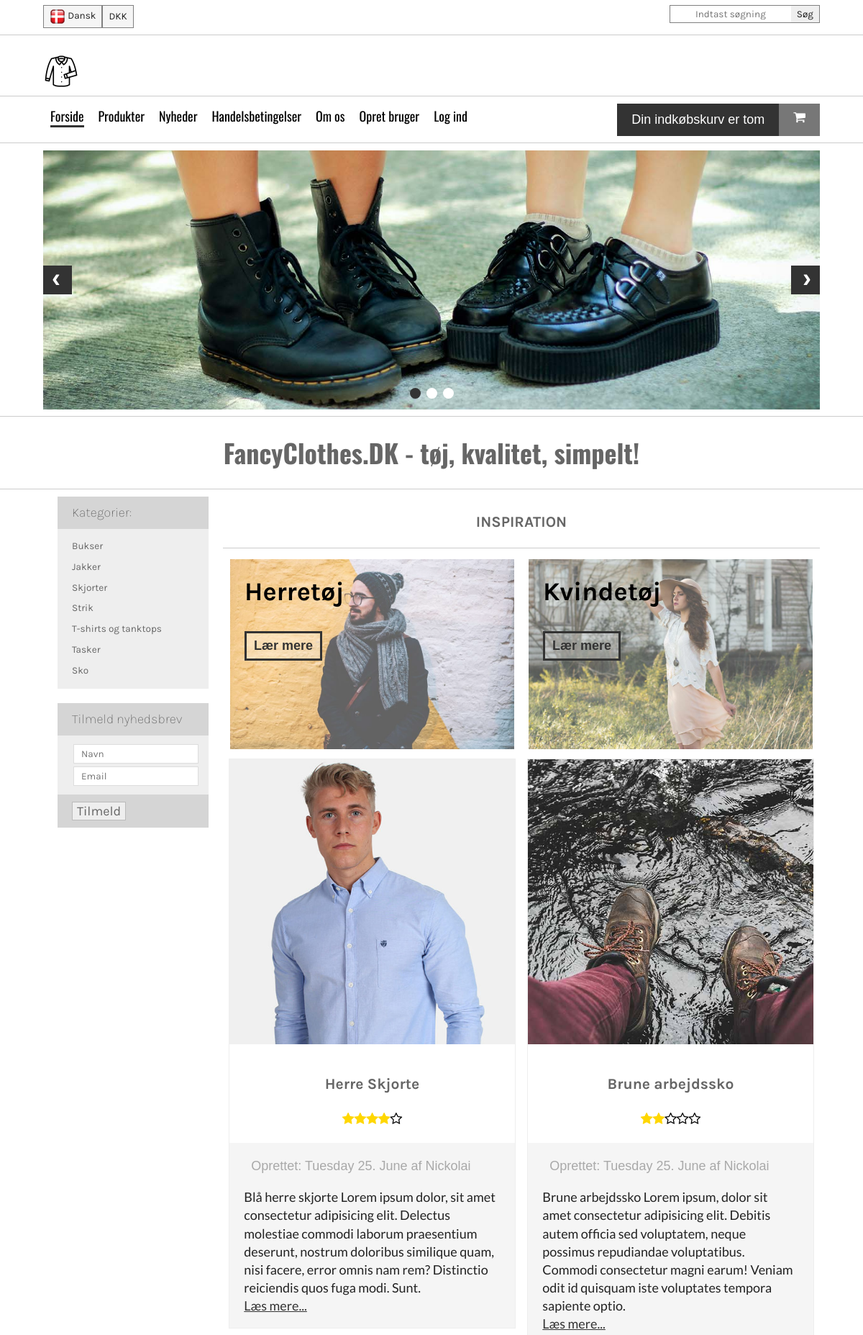
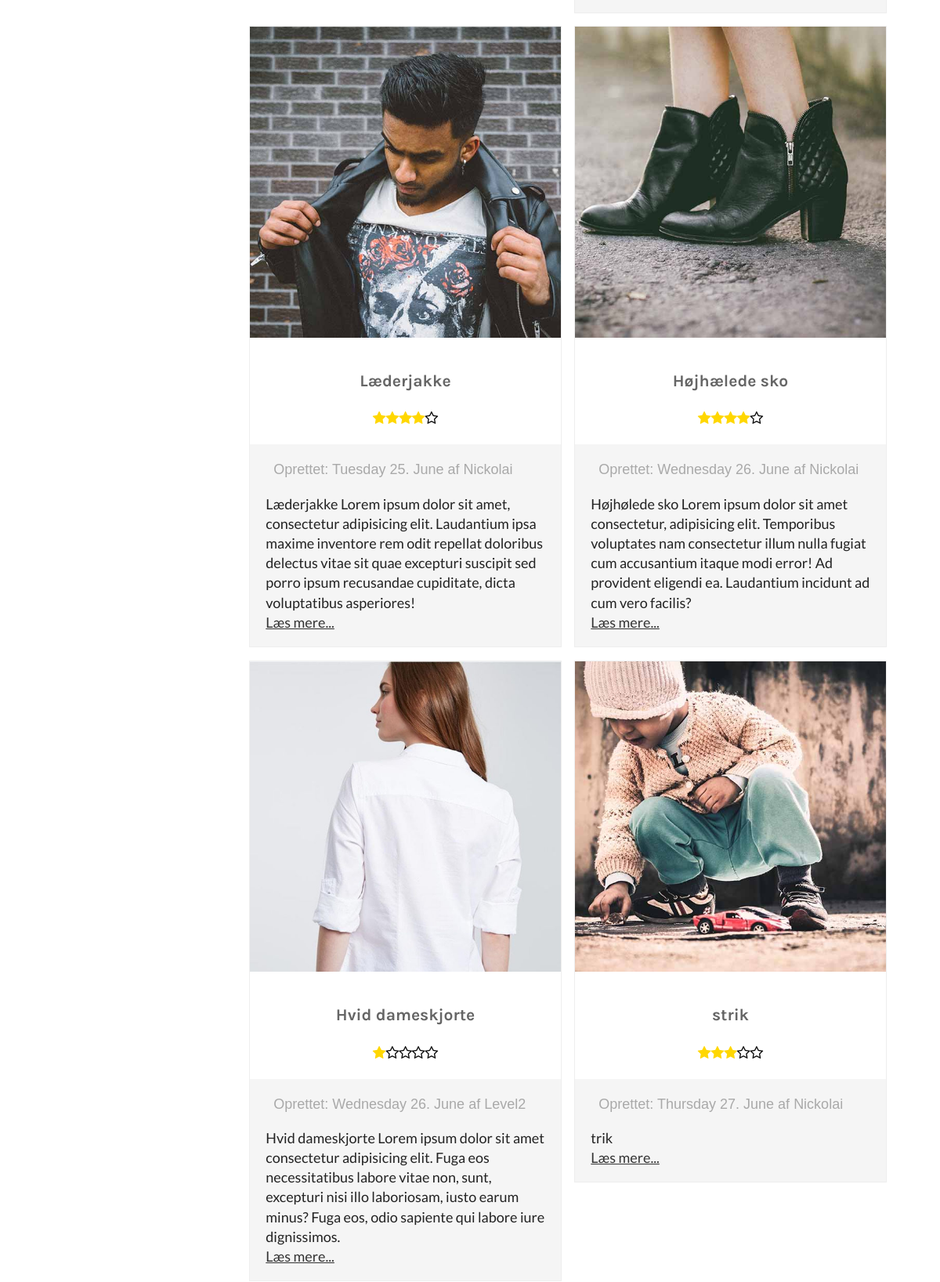
The page / (upper part) on the database its author committed (2 pictures, top to bottom).
### tables this page shows
CREATE TABLE `products` (
  `productId` int(5) NOT NULL,
  `heading` varchar(100) NOT NULL,
  `imgSrc` varchar(100) NOT NULL,
  `imgAlt` varchar(200) NOT NULL,
  `timestamp` int(10) NOT NULL,
  `content` varchar(5000) NOT NULL,
  `userId` int(5) NOT NULL,
  `stars` int(1) NOT NULL,
  `categoryId` int(5) NOT NULL,
  `price` double(10,2) NOT NULL
);

CREATE TABLE `users` (
  `userId` int(5) NOT NULL,
  `username` varchar(50) NOT NULL,
  `password` varchar(50) NOT NULL,
  `accessLevel` int(1) NOT NULL,
  `email` varchar(100) NOT NULL
);

### assets/getCategories.php (called while the page is built, shortened)
<?php
require_once "connect.php";
$statement = $dbh->prepare("SELECT * FROM categories");
$statement->execute();
while ($row = $statement->fetch()) {
    $categories[] = $row["name"];
}
?>

### assets/getProducts.php (the view, shortened to what this page needs)
<?php
    require "connect.php";
    if(isset($_GET["category"])){
        $statement = $dbh->prepare("SELECT * FROM `products` JOIN users ON products.userId = users.userId JOIN categories ON products.categoryId = categories.categoryId WHERE categories.name = ?");
        $statement->bindParam(1, $_GET["category"]);
    } else{
        $statement = $dbh->prepare("SELECT * FROM `products` JOIN users ON products.userId = users.userId JOIN categories ON products.categoryId = categories.categoryId");
    }
    $statement->execute();
    while ($row = $statement->fetch()) {
        ?>
        <article>
            <img src="img/<?php echo $row["imgSrc"] ?>" alt="<?php echo $row["imgAlt"] ?>">
            <div class="info">
                <h3><?php echo $row["heading"] ?></h3>
                <div class="stars">
                <?php
                    for ($i=0; $i < 5 ; $i++) {
                        echo $row["stars"] > $i ? "<i class='fa fa-star' aria-hidden='true'></i>" : "<i class='fa fa-star-o' aria-hidden='true'></i>";
                    }
                ?>
                </div>
            </div>
            <div class="description">
                <div class="published">
                    <?php
                        echo "Oprettet: " . strftime("%A %e. %B", $row["timestamp"]) . " af ". $row["username"]
                    ?>
                </div>
                <p><?php echo $row["content"] ?>
                    <a href="#">Læs mere...</a></p>
            </div>
        </article>
    <?php
    }
?>

### header.php (shortened to what this page needs)
<!doctype html>
<html class="no-js" lang="en">
<head>
    <link rel="stylesheet" href="https://cdnjs.cloudflare.com/ajax/libs/font-awesome/4.7.0/css/font-awesome.min.css">
    <link rel="stylesheet" href="css/normalize.css">
    <link rel="stylesheet" href="css/main.css">
    <link rel="stylesheet" href="css/slider.min.css">
    <link rel="stylesheet" href="css/styles.css">
</head>
<body>
    <div class="top container">
        <div class="language">
            <div class="flag">
                <img src="img/ikon.png" alt="Dansk ikon">
                <span>Dansk</span>
            </div>
            <span>DKK</span>
        </div>
        <div class="search">
            <input type="text" placeholder="Indtast søgning"><input type="submit" value="Søg">
        </div>
    </div>
    <hr>
    <div class="container home">
        <a href="index.php"><img src="img/homeIcon.png" alt="Forside ikon"></a>
    </div>
    <hr>
    <div class="container navbar">
        <nav>
            <ul>
                <li class="<?php echo $title == "Forside" ? "active" : "" ?>"><a href="index.php">Forside</a></li>
                <li><a href="#">Produkter</a></li>
                <li><a href="#">Nyheder</a></li>
                <li><a href="#">Handelsbetingelser</a></li>
                <li class="<?php echo $title == "Om os" ? "active" : "" ?>"><a href="about.php">Om os</a></li>
                <?php if(!isset($_SESSION["username"]) || $_SESSION["accessLevel"] == 1) { ?>
                    <li class="<?php echo $title == "Opret bruger" ? "active" : "" ?>"><a href='register.php' >Opret bruger</a></li>
                    <?php } if(isset($_SESSION["accessLevel"])) { ?>
                    <li><a href='assets/logout.php' class=''>Log ud</a></li>
                    <?php } else { ?>
                    <li><a href='#' class='loginBtn'>Log ind</a></li>
                    <?php } ?>
            </ul>
        </nav>
        <div class="basket">
            <div class="basketContent">
                <p>Din indkøbskurv er tom</p>
            </div>
            <div class="shopIcon">
                <i class="fa fa-shopping-cart" aria-hidden="true"></i>
            </div>
        </div>
    </div>
    <hr>
    <div class="container">
        <ul class="slider" id="slider">
            <li><img src="img/slide1.jpg" alt=""></li>
        </ul>
    </div>
    <hr class="hide400">
    <h1 class="tagline">FancyClothes.DK - tøj, kvalitet, simpelt!</h1>
    <hr>

### index.php (shortened to what this page needs)
<?php
$title = "Forside";
    require("header.php");
?>
<main class="container">
    <aside>
        <div class="categories">
            <div class="catTop">
                <h4>Kategorier:</h4>
            </div>
            <div class="catMain">
                <ul>
                    <?php require("assets/getCategories.php");
                    foreach ($categories as $category) { ?>
                        <li><a href="index.php?category=<?php echo $category ?>"><?php echo $category ?></a></li>
                    <?php } ?>
                </ul>
            </div>
        </div>
        <div class="newsletter">
            <div class="newsTop">
                <h4>Tilmeld nyhedsbrev</h4>
            </div>
            <div class="newsMain">
                <form action="">
                    <input type="text" placeholder="Navn">
                    <input type="email" placeholder="Email">
            </div>
            <div class="newsBottom">
                <input type="submit" value="Tilmeld">
            </div>
        </div>
    </aside>
    <div class="products">
        <h3>INSPIRATION</h3>
        <hr>
        <div class="inspiration">
            <div class="catMen">
                <img src="img/kategoriHerre.jpg" alt="">
                <h5>Herretøj</h5>
                <div class="action">Lær mere</div>
            </div>
            <div class="catWomen">
                <img src="img/kategoriKvinde.jpg" alt="">
                <h5>Kvindetøj</h5>
                <div class="action">Lær mere</div>
            </div>
        </div>
        <div class="frontProducts">
            <?php
                require("assets/getProducts.php");
            ?>
        </div>
    </div>
</main>
<?php
    require("footer.php");
?>

### footer.php (shortened to what this page needs)
</body>
</html>

### css/main.css (style rules this page uses)
html { color: #222; font-size: 1em; line-height: 1.4; }
hr { display: block; height: 1px; border: 0; border-top: 1px solid #ccc; margin: 1em 0; padding: 0; }
audio, canvas, iframe, img, svg, video { vertical-align: middle; }

### rows shown on the page
products: imgSrc (picture), heading "Herre Skjorte", stars 4 (drawn), timestamp "Tuesday 25. June", userId.username "Nickolai", content "Blå herre skjorte Lorem ipsum dolor, sit amet consectetur adipisicing elit. Delectus molestiae commodi laborum praesentium deserunt, nostrum doloribus similique quam, nisi facere, error omnis nam rem? Distinctio reiciendis quos fuga modi. Sunt."
products: imgSrc (picture), heading "Brune arbejdssko", stars 2 (drawn), timestamp "Tuesday 25. June", userId.username "Nickolai", content "Brune arbejdssko Lorem ipsum, dolor sit amet consectetur adipisicing elit. Debitis autem officia sed voluptatem, neque possimus repudiandae voluptatibus. Commodi consectetur magni earum! Veniam odit id quisquam iste voluptates tempora sapiente optio."
products: imgSrc (picture), heading "Læderjakke", stars 4 (drawn), timestamp "Tuesday 25. June", userId.username "Nickolai", content "Læderjakke Lorem ipsum dolor sit amet, consectetur adipisicing elit. Laudantium ipsa maxime inventore rem odit repellat doloribus delectus vitae sit quae excepturi suscipit sed porro ipsum recusandae cupiditate, dicta voluptatibus asperiores!"
products: imgSrc (picture), heading "Højhælede sko", stars 4 (drawn), timestamp "Wednesday 26. June", userId.username "Nickolai", content "Højhølede sko Lorem ipsum dolor sit amet consectetur, adipisicing elit. Temporibus voluptates nam consectetur illum nulla fugiat cum accusantium itaque modi error! Ad provident eligendi ea. Laudantium incidunt ad cum vero facilis?"
products: imgSrc (picture), heading "Hvid dameskjorte", stars 1 (drawn), timestamp "Wednesday 26. June", userId.username "Level2", content "Hvid dameskjorte Lorem ipsum dolor sit amet consectetur adipisicing elit. Fuga eos necessitatibus labore vitae non, sunt, excepturi nisi illo laboriosam, iusto earum minus? Fuga eos, odio sapiente qui labore iure dignissimos."
products: imgSrc (picture), heading "strik", stars 3 (drawn), timestamp "Thursday 27. June", userId.username "Nickolai", content "trik"

### other values the page prints
$category "Bukser"
$category "Jakker"
$category "Skjorter"
$category "Strik"
$category "T-shirts og tanktops"
$category "Tasker"
$category "Sko"
